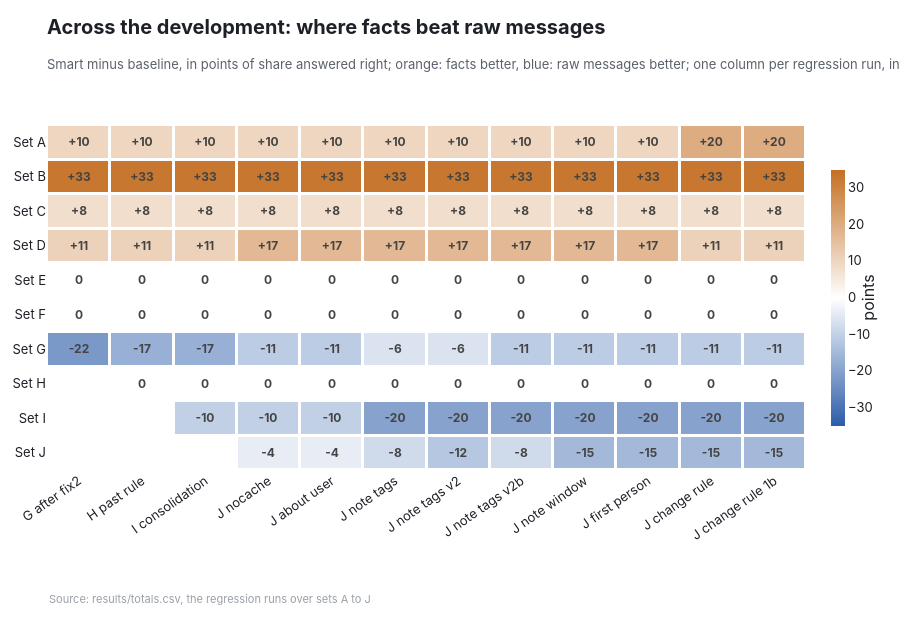

The cell this chart's notebook holds for it:
### Markdown cell above
Every change to the design was checked again on the earlier sets.  
The map shows the gap between the two modes on each set across those regression runs.

### Code cell
ch.development_map()

### Figure 1 — Plotly figure (JSON) as saved in the notebook; plotly's stock layout.template omitted (floating-point values rounded to 4 significant figures)
{"data": [{"colorbar": {"len": 0.8, "thickness": 14, "title": {"side": "right", "text": "points"}}, "colorscale": [[0, "#2b5ca8"], [0.5, "#ffffff"], [1, "#c46f22"]], "hovertemplate": "<b>%{y}</b>, run %{x}<br>smart minus baseline: %{z:+.0f} points<extra></extra>", "text": [["+10", "+10", "+10", "+10", "+10", "+10", "+10", "+10", "+10", "+10", "+20", "+20"], ["+33", "+33", "+33", "+33", "+33", "+33", "+33", "+33", "+33", "+33", "+33", "+33"], ["+8", "+8", "+8", "+8", "+8", "+8", "+8", "+8", "+8", "+8", "+8", "+8"], ["+11", "+11", "+11", "+17", "+17", "+17", "+17", "+17", "+17", "+17", "+11", "+11"], ["0", "0", "0", "0", "0", "0", "0", "0", "0", "0", "0", "0"], ["0", "0", "0", "0", "0", "0", "0", "0", "0", "0", "0", "0"], ["-22", "-17", "-17", "-11", "-11", "-6", "-6", "-11", "-11", "-11", "-11", "-11"], ["", "0", "0", "0", "0", "0", "0", "0", "0", "0", "0", "0"], ["", "", "-10", "-10", "-10", "-20", "-20", "-20", "-20", "-20", "-20", "-20"], ["", "", "", "-4", "-4", "-8", "-12", "-8", "-15", "-15", "-15", "-15"]], "textfont": {"size": 12}, "texttemplate": "<b>%{text}</b>", "type": "heatmap", "x": ["G after fix2", "H past rule", "I consolidation", "J nocache", "J about user", "J note tags", "J note tags v2", "J note tags v2b", "J note window", "J first person", "J change rule", "J change rule 1b"], "xgap": 3, "y": ["Set A", "Set B", "Set C", "Set D", "Set E", "Set F", "Set G", "Set H", "Set I", "Set J"], "ygap": 3, "z": [[10.0, 10.0, 10.0, 10.0, 10.0, 10.0, 10.0, 10.0, 10.0, 10.0, 20.0, 20.0], [33.0, 33.0, 33.0, 33.0, 33.0, 33.0, 33.0, 33.0, 33.0, 33.0, 33.0, 33.0], [8.0, 8.0, 8.0, 8.0, 8.0, 8.0, 8.0, 8.0, 8.0, 8.0, 8.0, 8.0], [11.0, 11.0, 11.0, 17.0, 17.0, 17.0, 17.0, 17.0, 17.0, 17.0, 11.0, 11.0], [0.0, 0.0, 0.0, 0.0, 0.0, 0.0, 0.0, 0.0, 0.0, 0.0, 0.0, 0.0], [0.0, 0.0, 0.0, 0.0, 0.0, 0.0, 0.0, 0.0, 0.0, 0.0, 0.0, 0.0], [-22.0, -17.0, -17.0, -11.0, -11.0, -6.0, -6.0, -11.0, -11.0, -11.0, -11.0, -11.0], [NaN, 0.0, 0.0, 0.0, 0.0, 0.0, 0.0, 0.0, 0.0, 0.0, 0.0, 0.0], [NaN, NaN, -10.0, -10.0, -10.0, -20.0, -20.0, -20.0, -20.0, -20.0, -20.0, -20.0], [NaN, NaN, NaN, -4.0, -4.0, -8.0, -12.0, -8.0, -15.0, -15.0, -15.0, -15.0]], "zmax": 35, "zmid": 0, "zmin": -35}], "layout": {"annotations": [{"font": {"color": "#9aa0a8", "size": 11}, "showarrow": false, "text": "Source: results/totals.csv, the regression runs over sets A to J", "x": 0, "xanchor": "left", "xref": "paper", "y": 0, "yanchor": "bottom", "yref": "paper", "yshift": -138}], "height": 620, "margin": {"b": 150, "l": 20, "r": 30, "t": 125}, "title": {"font": {"size": 20}, "pad": {"t": 20}, "subtitle": {"font": {"color": "#5b616b", "size": 13}, "text": "Smart minus baseline, in points of share answered right; orange: facts better, blue: raw messages better; one column per regression run, in order"}, "text": "<b>Across the development: where facts beat raw messages</b>", "x": 0, "xanchor": "left", "xref": "paper", "y": 1, "yanchor": "top", "yref": "container"}, "xaxis": {"showgrid": false, "tickangle": -35}, "yaxis": {"autorange": "reversed", "showgrid": false}}}
